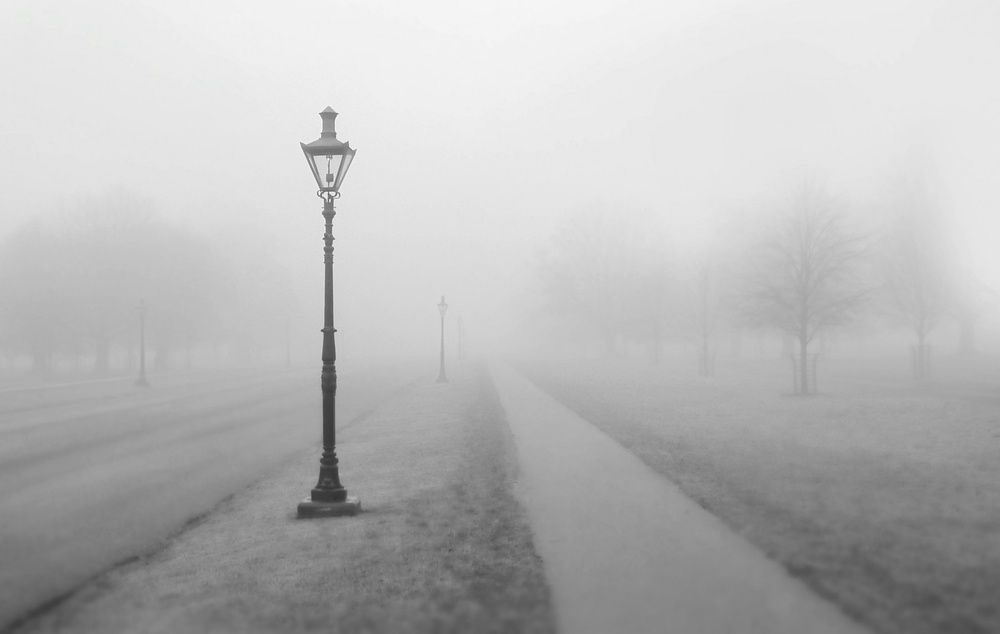
%> input picture HideInFrequency/img.jpg, 1000 x 634 px, shrunk from 1600 x 1014 before the run
$ octave hidepic.m   (GNU Octave 9; MATLAB toolbox functions it lacks are replaced by stand-ins)
%> lines starting %> are read from the running program, lines starting %| are printed output that depends on the picture
close all; clear; clc;

x = imread('img.jpg');
%> x is the input picture: size 634x1000x3 uint8; mean R, G, B 184.9, 184.9, 184.9
t = imread('info.png');
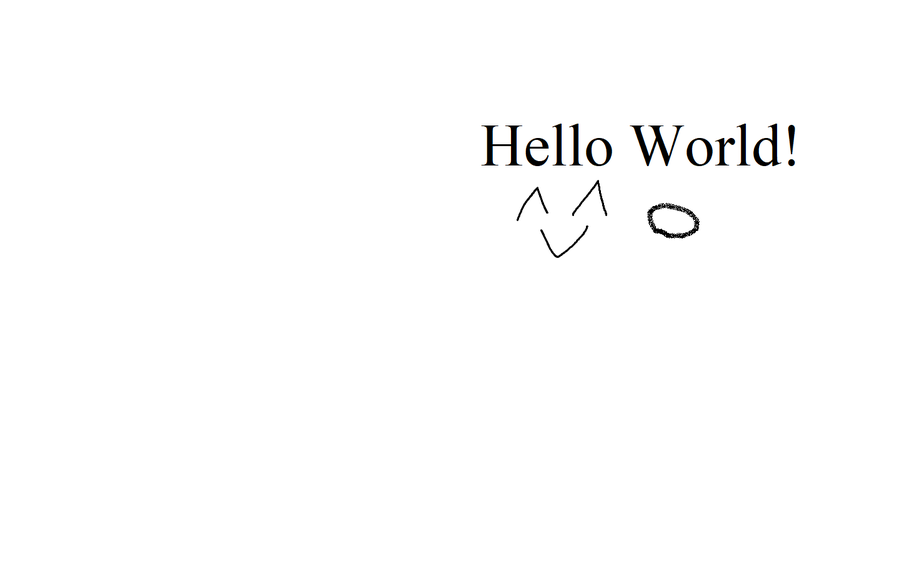
%> input picture HideInFrequency/info.png, 912 x 562 px, shrunk from 1460 x 900 before the run
%> t is the input picture: size 562x912x3 uint8; mean R, G, B 252.9, 252.9, 252.9

F = fft(x);
Fa = abs(F);
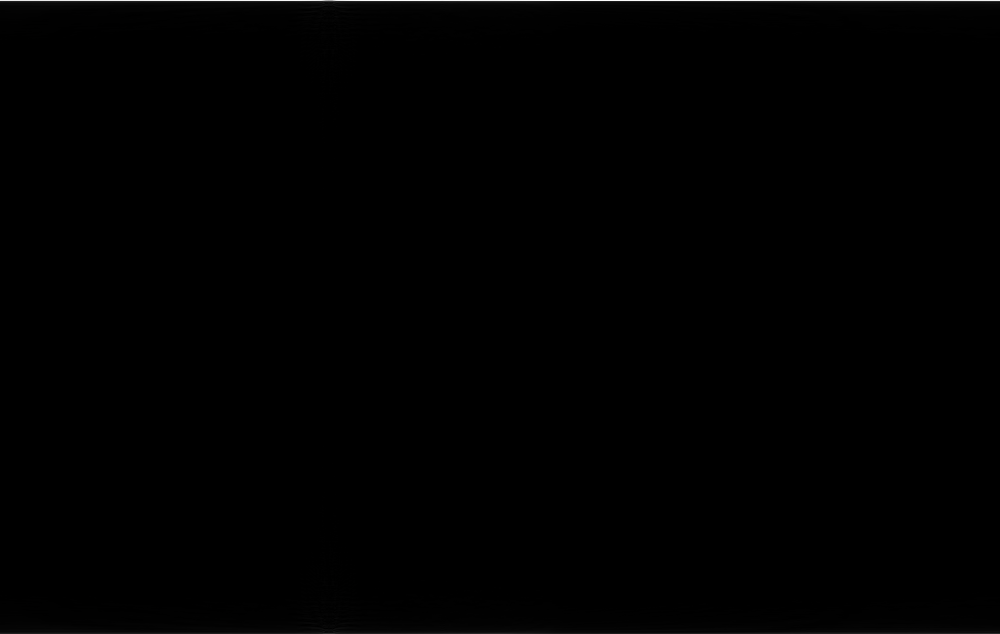
%> Fa: size 634x1000x3 double; mean R, G, B 476.5, 476.5, 476.5; drawn with min black and max white
Fp = angle(F);
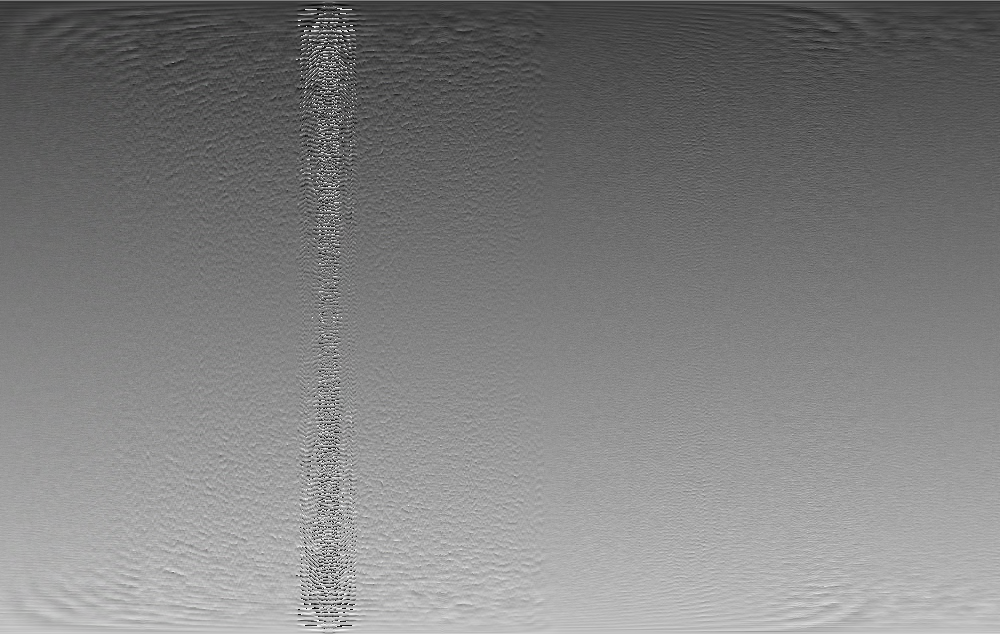
%> Fp: size 634x1000x3 double; mean R, G, B 2.97e-05, 2.97e-05, 2.97e-05; drawn with min black and max white

[m,n,c] = size(x);
%> m = 634; n = 1000; c = 3
s = ones(m, n, c) * 255;
[mt,nt,ct] = size(t);
%> mt = 562; nt = 912; ct = 3
s(1:mt, 1:nt, 1:ct) = t;
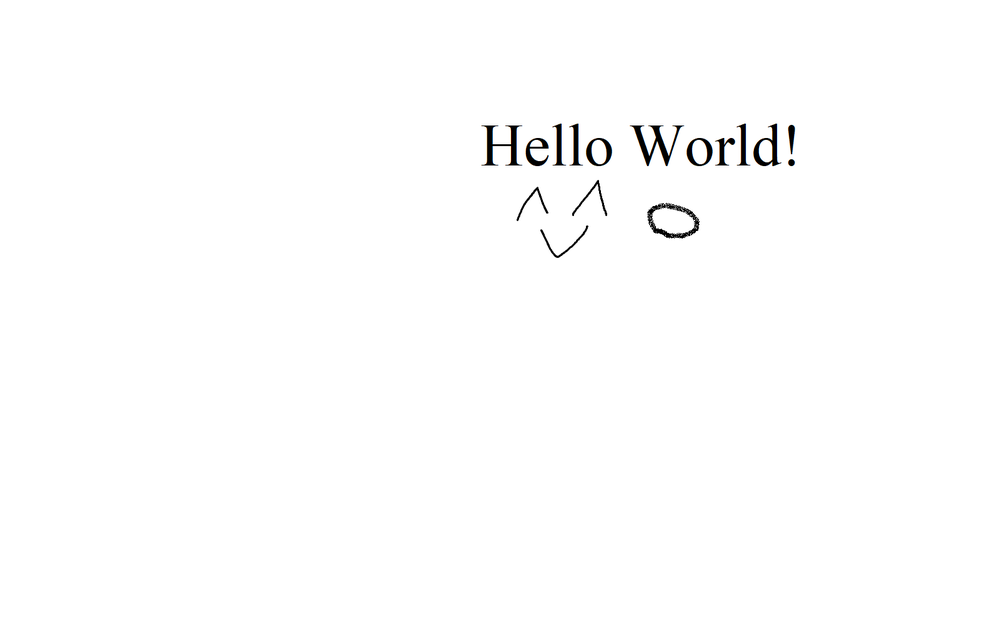
%> s: size 634x1000x3 double; mean R, G, B 253.3, 253.3, 253.3
s(m : -1 : ceil(m / 2 + 1), :, :) = s(1 : floor(m / 2), :, :);
s = double(s) / 255;

Fa = Fa .* s;

G = Fa .* exp(Fp * 1i);
%> (the run ends here)
